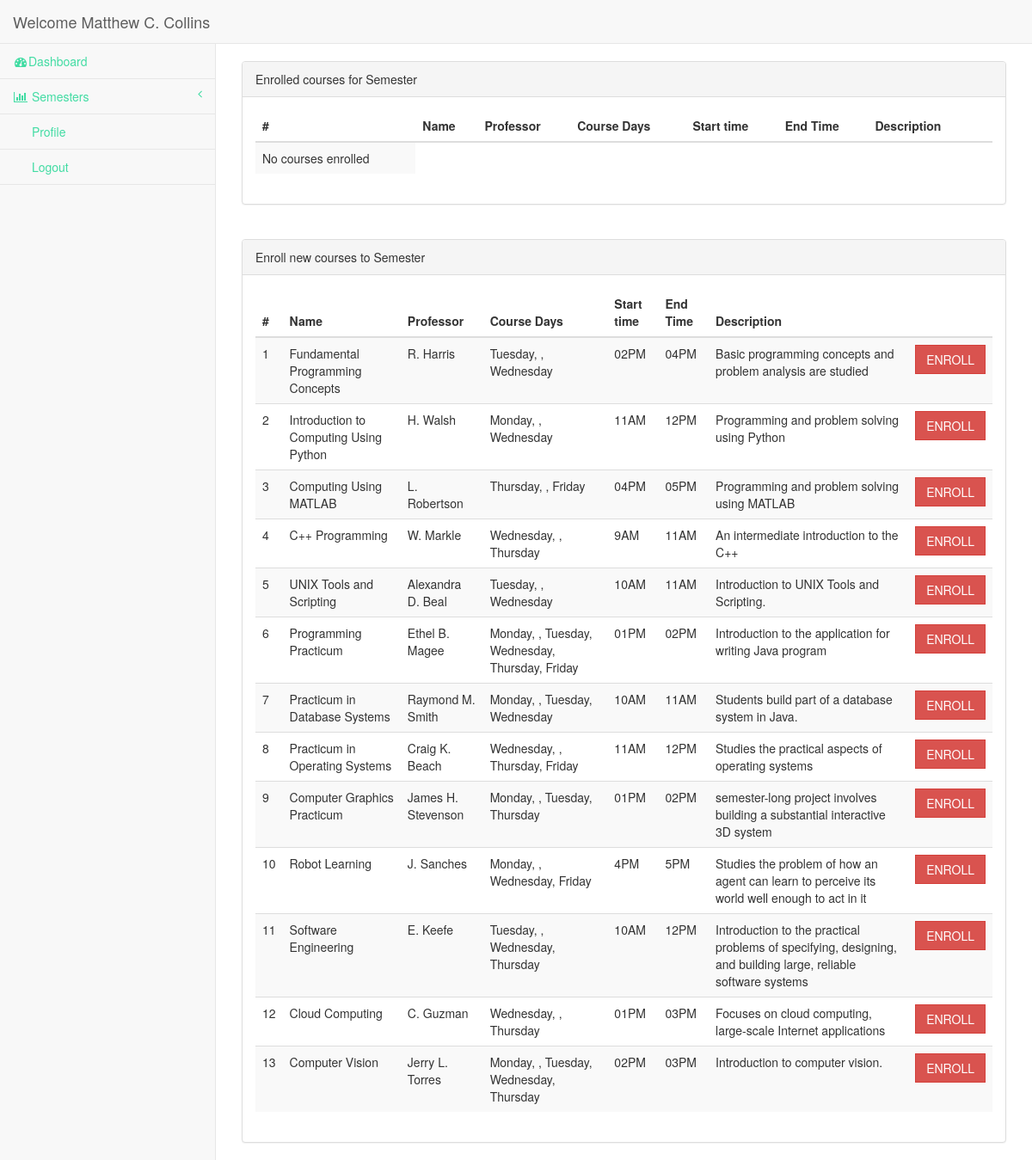
Screenshot of /enroll_course.php (signed in) with the database file from the repository.
### tables this page shows
CREATE TABLE `courses` (
  `id` int(11) NOT NULL AUTO_INCREMENT,
  `name` text NOT NULL,
  `professor` text NOT NULL,
  `days` text NOT NULL,
  `start_time` text NOT NULL,
  `end_time` text NOT NULL,
  `description` text NOT NULL,
  PRIMARY KEY (`id`)
);

### common-functions.php (called while the page is built, shortened)
<?php
function get_all_courses(){
	global $con;
	$sql = "select * from courses";
	$result = $con->query($sql);
	if ($result->num_rows > 0) {
	    $i=0;
	    while($row = $result->fetch_assoc()) {
	    	$i++;
	    	$courses[$i]['id'] = $row["id"];
	    	$courses[$i]['name'] = $row["name"];
	    	$courses[$i]['professor'] = $row["professor"];
	    	$courses[$i]['days'] = $row["days"];
	    	$courses[$i]['start_time'] = $row["start_time"];
	    	$courses[$i]['end_time'] = $row["end_time"];
	    	$courses[$i]['description'] = $row["description"];
	    }
	} else {
	    return 'No courses found';
	}
	return $courses;
}
function get_all_enrolled_courses($type){
	global $con;
	$sql = "select * from enrolled_courses where sem_type='".$type."' AND user_id=".$_SESSION['user_id'];
	$course_result = $con->query($sql);
	$courses = array();
	$i=0;
	if ($course_result->num_rows > 0) {
		while($course_row = $course_result->fetch_assoc()) {
			$i++;
			$course_sql = "select * from courses WHERE id=".$course_row['course_id'];
			$result = $con->query($course_sql);
			if ($result->num_rows > 0) {
				while($row = $result->fetch_assoc()) {
					$courses[$i]['id'] = $row["id"];
					$courses[$i]['name'] = $row["name"];
					$courses[$i]['professor'] = $row["professor"];
					$courses[$i]['days'] = $row["days"];
					$courses[$i]['start_time'] = $row["start_time"];
					$courses[$i]['end_time'] = $row["end_time"];
					$courses[$i]['description'] = $row["description"];
				}
			}
		}
	} else {
		return false;
	}
	return $courses;
}
function get_all_unenrolled_courses($type){
	global $con;
	$sql = "select * from enrolled_courses where sem_type='".$type."' AND user_id=".$_SESSION['user_id'];
	$course_result = $con->query($sql);
	$enrolled_courses = array();
	$all_course = get_all_courses();
	return $all_course;
}

### enroll_course.php (the view, shortened to what this page needs)
<?php
include_once 'header.php';
include_once 'student_menu.php';
?>
  <div id="page-wrapper" style="min-height: auto !important">
<br>
            <div class="row">
                <div class="col-lg-12">
                    <div class="panel panel-default">
                        <div class="panel-heading">
                             Enrolled courses for <?php echo $_GET['sem']; ?> Semester
                        </div>
                        <div class="panel-body">
                            <div class="table-responsive">
                                <table class="table table-striped" id="enrolled_courses_table">
                                <?php
                                    $enroled_courses = get_all_enrolled_courses($_GET['sem']);
                                ?>
                                    <thead>
                                        <tr>
                                            <th>#</th>
                                            <th>Name</th>
                                            <th>Professor </th>
                                            <th>Course Days</th>
                                            <th>Start time</th>
                                            <th>End Time</th>
                                            <th>Description</th>
                                            <th></th>
                                        </tr>
                                    </thead>
                                    <tbody>
                                    <?php
                                        if (!is_array($enroled_courses)) {
                                            echo "<tr class='no_enroll_course'><td>No courses enrolled</td></tr>";
                                    }
                                    ?>
                                    </tbody>
                                </table>
                            </div>
                    </div>
                </div>
            </div>
        </div>
    </div>
     <div id="page-wrapper">
<br>
            <div class="row">
                <div class="col-lg-12">
                    <div class="panel panel-default">
                        <div class="panel-heading">
                             Enroll new courses to <?php echo $_GET['sem']; ?> Semester
                        </div>
                        <div class="panel-body">
                            <div class="table-responsive">
                                <table class="table table-striped" id="enroll_courses_table">
                                <?php
                                    $Courses = get_all_unenrolled_courses($_GET['sem']);
                                ?>
                                    <thead>
                                        <tr>
                                            <th>#</th>
                                            <th>Name</th>
                                            <th>Professor </th>
                                            <th>Course Days</th>
                                            <th>Start time</th>
                                            <th>End Time</th>
                                            <th>Description</th>
                                            <th></th>
                                        </tr>
                                    </thead>
                                    <tbody>
                                    <?php
                                        $count =0;
                                        foreach ($Courses as $course ) {
                                            $count++;
                                            echo "<tr>";
                                            echo "<td>".$count."</td>";
                                            foreach ($course as $key => $value ) {
                                                if ($key == 'id') {
                                                    continue;
                                                }
                                                if ($key == 'days') {
                                                    $str = '';
                                                    $days = unserialize($value);
                                                    foreach ($days as $day) {
                                                        if (empty($str)) {
                                                            $str .= $day.', ';
                                                        } else{
                                                            $str .= ', '.$day;
                                                        }
                                                    }
                                                    echo "<td>".$str."</td>";
                                                    continue;
                                                }
                                                echo "<td>".$value."</td>";
                                            }
                                            echo "<td><button id='course_id' course_id=".$course['id']." type='button' class='btn btn-danger enroll_course'>Enroll</button></td>";
                                            echo "</tr>";
                                        }
                                    ?>
                                    </tbody>
                                </table>
                            </div>
                    </div>
                </div>
            </div>
        </div>
    </div>
<?php
include_once 'footer.php';
?>

### rows the page displays
courses: name "Fundamental Programming Concepts", professor "R. Harris", str "Tuesday, , Wednesday", start_time "02PM", end_time "04PM", description "Basic programming concepts and problem analysis are studied"
courses: name "Introduction to Computing Using Python", professor "H. Walsh", str "Monday, , Wednesday", start_time "11AM", end_time "12PM", description "Programming and problem solving using Python"
courses: name "Computing Using MATLAB", professor "L. Robertson", str "Thursday, , Friday", start_time "04PM", end_time "05PM", description "Programming and problem solving using MATLAB"
courses: name "C++ Programming", professor "W. Markle", str "Wednesday, , Thursday", start_time "9AM", end_time "11AM", description "An intermediate introduction to the C++"
courses: name "UNIX Tools and Scripting", professor "Alexandra D. Beal", str "Tuesday, , Wednesday", start_time "10AM", end_time "11AM", description "Introduction to UNIX Tools and Scripting."
courses: name "Programming Practicum", professor "Ethel B. Magee", str "Monday, , Tuesday, Wednesday, Thursday, Friday", start_time "01PM", end_time "02PM", description "Introduction to the application for writing Java program"
courses: name "Practicum in Database Systems", professor "Raymond M. Smith", str "Monday, , Tuesday, Wednesday", start_time "10AM", end_time "11AM", description "Students build part of a database system in Java."
courses: name "Practicum in Operating Systems", professor "Craig K. Beach", str "Wednesday, , Thursday, Friday", start_time "11AM", end_time "12PM", description "Studies the practical aspects of operating systems"
courses: name "Computer Graphics Practicum", professor "James H. Stevenson", str "Monday, , Tuesday, Thursday", start_time "01PM", end_time "02PM", description "semester-long project involves building a substantial interactive 3D system"
courses: name "Robot Learning", professor "J. Sanches", str "Monday, , Wednesday, Friday", start_time "4PM", end_time "5PM", description "Studies the problem of how an agent can learn to perceive its world well enough to act in it"
courses: name "Software Engineering", professor "E. Keefe", str "Tuesday, , Wednesday, Thursday", start_time "10AM", end_time "12PM", description "Introduction to the practical problems of specifying, designing, and building large, reliable software systems"
courses: name "Cloud Computing", professor "C. Guzman", str "Wednesday, , Thursday", start_time "01PM", end_time "03PM", description "Focuses on cloud computing, large-scale Internet applications"
courses: name "Computer Vision", professor "Jerry L. Torres", str "Monday, , Tuesday, Wednesday, Thursday", start_time "02PM", end_time "03PM", description "Introduction to computer vision."

### other values shown
$_SESSION['user_fullname'] "Matthew C. Collins"
